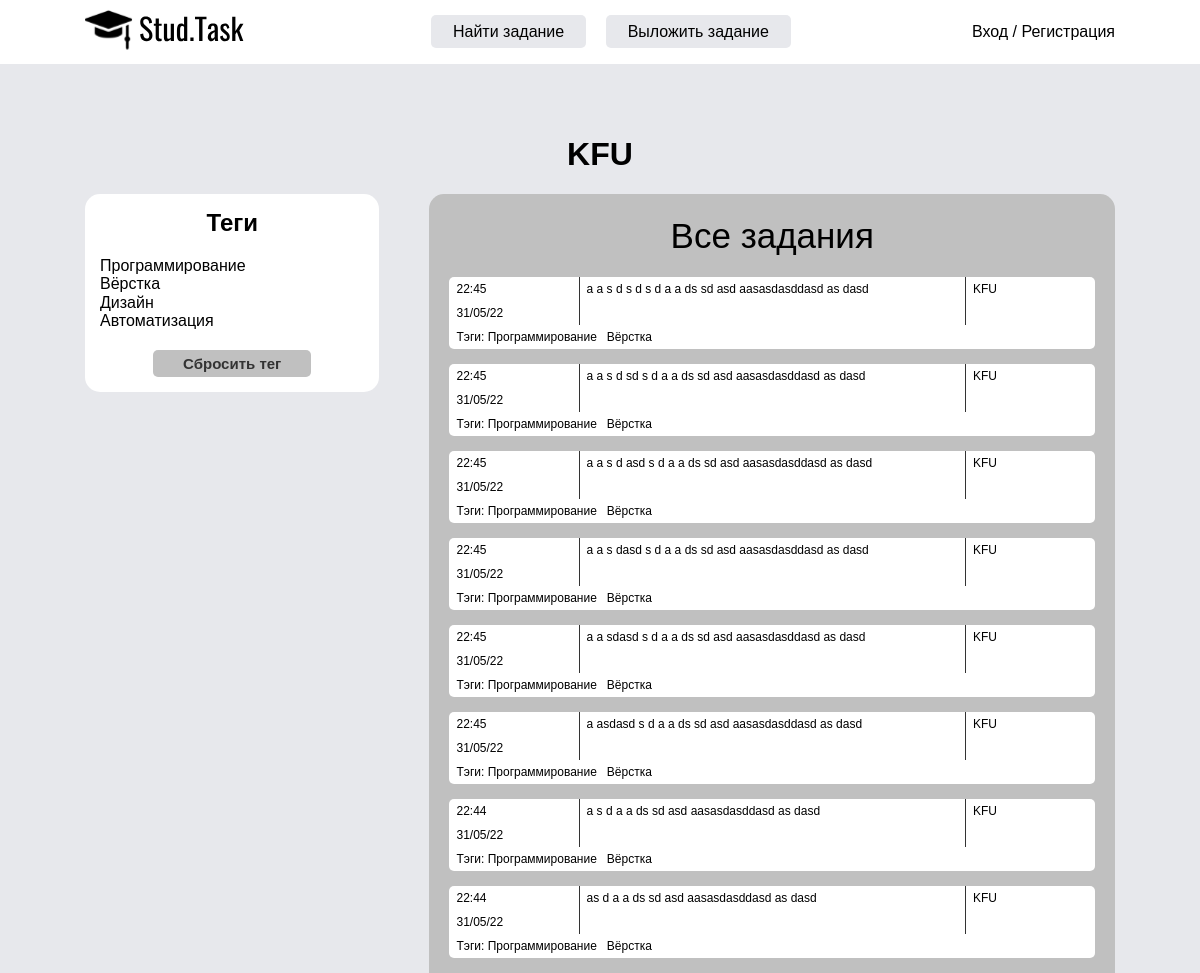
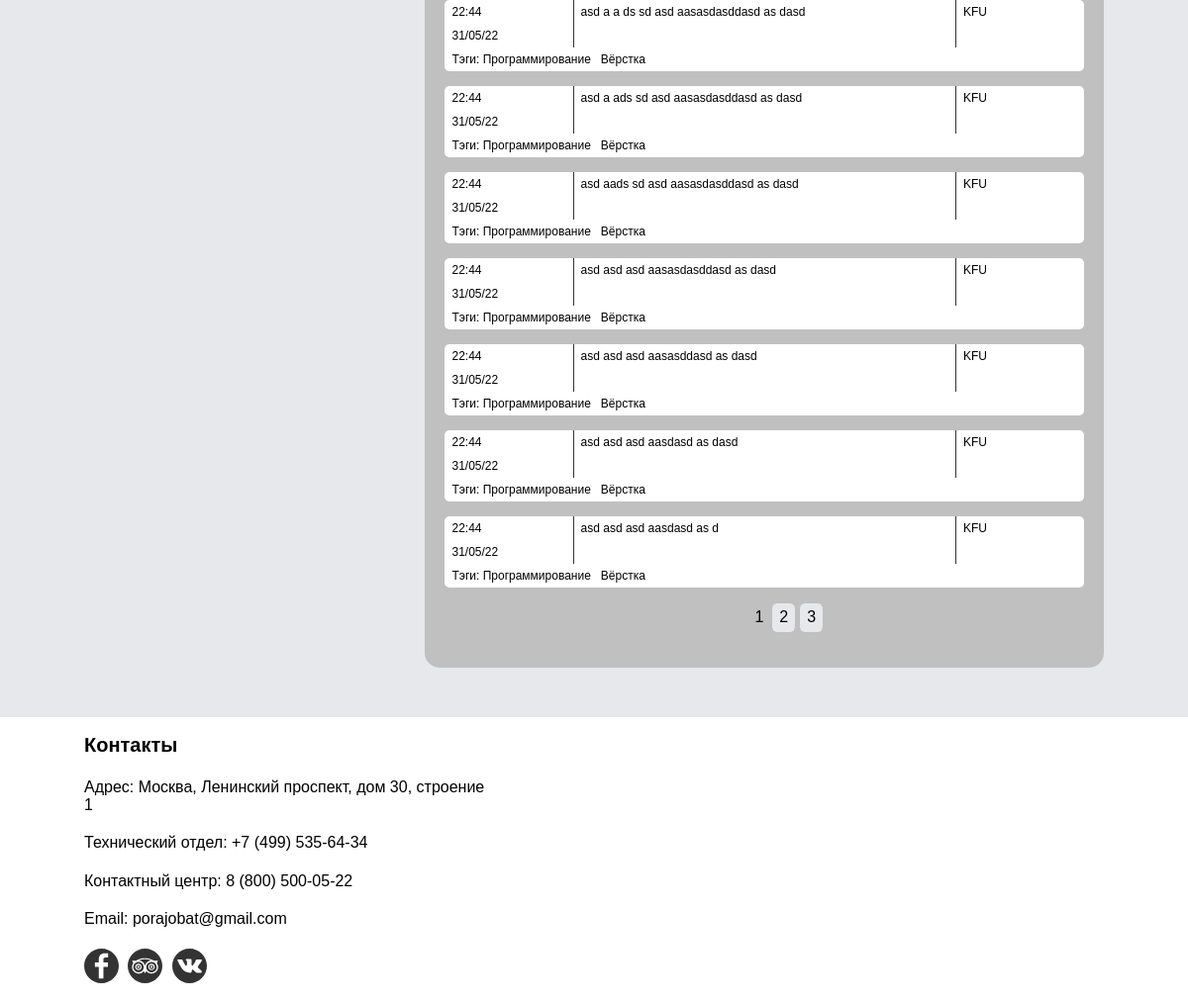
Page /tasks/user=3 on the committed database (2 pictures, top to bottom).
### app_users/models.py (models this page shows)
class ProfileCustomerModel(models.Model):
    user = models.OneToOneField(User, on_delete=models.CASCADE)
    profile_img = models.ImageField(upload_to='profile_img/', blank=True)
    company = models.CharField(blank=True, max_length=50)
    phone = models.CharField(blank=True, max_length=15)
    city = models.CharField(blank=True, max_length=50)

### app_tasks/models.py (models this page shows, shortened)
class Tag(models.Model):
    title = models.CharField(max_length=30)
    def __str__(self):
        return self.title

class TaskModel(models.Model):
    user = models.ForeignKey(User, on_delete=models.CASCADE, related_name='tasksmodels', verbose_name='Пользователь')
    title = models.CharField(max_length=150, db_index=True)
    content = models.TextField(max_length=1500, db_index=True)
    pub_date = models.DateTimeField(auto_now_add=True)
    tags = models.ManyToManyField('Tag', blank=True, related_name='tasks')
    files = models.FileField(upload_to="task_files/", blank=True)
    class Meta:
        db_table = 'tasks'
        ordering = ['-pub_date']

### app_tasks/views.py (the view)
# urls.py: path('user=<int:user_id>', user_tasks, name='user_tasks'),
def user_tasks(request, user_id):
    temp_user = User.objects.get(id=user_id)
    tags = Tag.objects.all()
    tasks = TaskModel.objects.filter(user=temp_user)
    paginator = Paginator(tasks, 15)
    page_number = request.GET.get('page')
    page_obj = paginator.get_page(page_number)
    return render(request, 'app_tasks/user_tasks.html', context={'tags': tags,
                                                            'page_obj': page_obj,
                                                            'user_info': temp_user,
                                                            })

### templates/app_tasks/user_tasks.html (shortened to what this page needs)
{% extends 'base.html' %}
{% load static %}
{% block head %}
    <link rel="stylesheet" href="{% static 'css/tasks/style.css' %}">
{% endblock %}
{% block main %}
<main class="main">
    <div class="container">
      <div class="title_company">
      {% if user_info.profilecustomermodel.company %}
        <div class="company">
          <h1>{{ user_info.profilecustomermodel.company }}</h1>
        </div>
      {% endif %}
      </div>
      <div class="main__container flex">
        <div class="main__tags tags">
          <h2 class="tags__title title">
            Теги
          </h2>
          <div class="tags__all">
            {% for i_tag in tags %}
              <a href="{% url 'user_tag_detail' user_id=user_info.id pk=i_tag.id %}">{{ i_tag }}</a>
            {% endfor %}
          </div>
          <div class="tags__btn">
            <a class="button" href="{% url 'user_tasks' user_id=user_info.id %}">Сбросить тег</a>
          </div>
        </div>
        <div class="main__tasks tasks">
          <div class="tasks__title title">
            {% if tag %}
                Задания по '{{ tag|upper }}'
            {% else %}
                Все задания
            {% endif %}
          </div>
          {% if not page_obj %}
            <div class="tasks__block">Заданий с таким тегом еще нет</div>
          {% else %}
            {% for task in page_obj %}
            <div class="tasks__block">
              <div class=" flex">
                <div class="tasks__block-left">
                  <div>{{ task.pub_date|date:"G:i" }}</div>
                  <div>{{ task.pub_date|date:"d/m/y" }}</div>
                </div>
                <div class="tasks__block-middle">
                  <a href="{% url 'task_detail' pk=task.id %}">{{ task.title }}</a>
                </div>
                <div class="tasks__block-right">
                  <a href="{% url 'customer-detail' task.user.id %}">{{ task.user.profilecustomermodel.company }}</a>
                </div>
              </div>
              <div class="bottom_tags">
                Тэги:
                {% for tag in task.tags.all %}
                  {{ tag }}&nbsp&nbsp
                {% endfor %}
              </div>
            </div>
            {% endfor %}
            {% include 'navigation.html' %}
          {% endif %}
          </div>
        </div>
      </div>
  </main>
{% endblock %}

### static/css/base/style.css (style rules this page uses)
:root { --color-white: #fff; --color-black: #333; --color-light-gray: #E7E8EC; --color-gray: #c0c0c0; }
html { box-sizing: border-box; background-color: var(--color-light-gray); height: 100%; }
*, *::before, *::after { box-sizing: inherit; }
a { color: inherit; text-decoration: none; }
body { font-family: 'Montserrat', sans-serif; margin: 0 auto; min-width: 320px; }
.body { flex-direction: column; justify-content: space-between; min-height: 100%; }
.flex { display: flex; }
.container { max-width: 1060px; padding: 0 15px; margin: 0 auto; }
.title { margin: 0; }

### static/css/tasks/style.css (style rules this page uses)
.main { margin-bottom: 50px; }
.main__container { justify-content: space-between; align-items: flex-start; }
.main__tags { background-color: var(--color-white); padding: 15px; border-radius: 15px; width: 30%; margin-right: 50px; }
.tags__title { margin: 0; margin-bottom: 20px; text-align: center; }
.tags__all { margin-bottom: 20px; }
.tags__all a { display: block; }
.tags__btn { text-align: center; }
.tags__btn .button { background-color: var(--color-gray); padding: 5px 30px; border-radius: 5px; color: var(--color-black); font-style: normal; font-weight: bold; font-size: 15px; line-height: 27px; text-decoration: none; }
.main__tasks { width: 70%; background-color: var(--color-gray); border-radius: 15px; padding: 20px; }
.tasks__title { text-align: center; font-style: normal; font-weight: 400; font-size: 35px; line-height: 43px; margin-bottom: 20px; }
.tasks__block { align-items: center; border-radius: 5px; min-height: 60px; font-style: normal; font-weight: 400; font-size: 12px; line-height: 24px; background-color: var(--color-white); }
.tasks__block:not(:last-child) { margin-bottom: 15px; }
.tasks__block-left { width: 20%; padding-left: 7px; }
.tasks__block-middle { width: 60%; border-right: 1px solid #333; border-left: 1px solid #333; padding-left: 7px; }
.tasks__block-right { width: 20%; padding-left: 7px; }
.bottom_tags { padding: 0 7px; }
.title_company { text-align: center; }

### rows in the picture
Tag: title "Программирование"
Tag: title "Вёрстка"
Tag: title "Дизайн"
Tag: title "Автоматизация"
TaskModel: pub_date "22:45", pub_date "31/05/22", title "a a s d s d s d a a ds sd asd aasasdasddasd as dasd", user.profilecustomermodel.company "KFU"
TaskModel: pub_date "22:45", pub_date "31/05/22", title "a a s d sd s d a a ds sd asd aasasdasddasd as dasd", user.profilecustomermodel.company "KFU"
TaskModel: pub_date "22:45", pub_date "31/05/22", title "a a s d asd s d a a ds sd asd aasasdasddasd as dasd", user.profilecustomermodel.company "KFU"
TaskModel: pub_date "22:45", pub_date "31/05/22", title "a a s dasd s d a a ds sd asd aasasdasddasd as dasd", user.profilecustomermodel.company "KFU"
TaskModel: pub_date "22:45", pub_date "31/05/22", title "a a sdasd s d a a ds sd asd aasasdasddasd as dasd", user.profilecustomermodel.company "KFU"
TaskModel: pub_date "22:45", pub_date "31/05/22", title "a asdasd s d a a ds sd asd aasasdasddasd as dasd", user.profilecustomermodel.company "KFU"
TaskModel: pub_date "22:44", pub_date "31/05/22", title "a s d a a ds sd asd aasasdasddasd as dasd", user.profilecustomermodel.company "KFU"
TaskModel: pub_date "22:44", pub_date "31/05/22", title "as d a a ds sd asd aasasdasddasd as dasd", user.profilecustomermodel.company "KFU"
TaskModel: pub_date "22:44", pub_date "31/05/22", title "asd a a ds sd asd aasasdasddasd as dasd", user.profilecustomermodel.company "KFU"
TaskModel: pub_date "22:44", pub_date "31/05/22", title "asd a ads sd asd aasasdasddasd as dasd", user.profilecustomermodel.company "KFU"
TaskModel: pub_date "22:44", pub_date "31/05/22", title "asd aads sd asd aasasdasddasd as dasd", user.profilecustomermodel.company "KFU"
TaskModel: pub_date "22:44", pub_date "31/05/22", title "asd asd asd aasasdasddasd as dasd", user.profilecustomermodel.company "KFU"
TaskModel: pub_date "22:44", pub_date "31/05/22", title "asd asd asd aasasddasd as dasd", user.profilecustomermodel.company "KFU"
TaskModel: pub_date "22:44", pub_date "31/05/22", title "asd asd asd aasdasd as dasd", user.profilecustomermodel.company "KFU"
TaskModel: pub_date "22:44", pub_date "31/05/22", title "asd asd asd aasdasd as d", user.profilecustomermodel.company "KFU"

### other values in the picture
{{ user_info.profilecustomermodel.company }} "KFU"
{{ p }} "1"
{{ p }} "2" "3"
